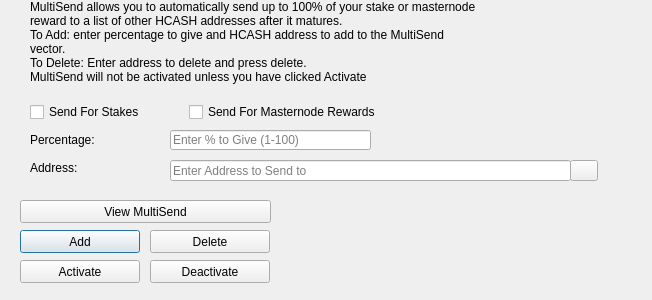
<?xml version="1.0" encoding="UTF-8"?>
<ui version="4.0">
 <class>MultiSendDialog</class>
 <widget class="QDialog" name="MultiSendDialog">
  <property name="windowModality">
   <enum>Qt::NonModal</enum>
  </property>
  <property name="geometry">
   <rect>
    <x>0</x>
    <y>0</y>
    <width>652</width>
    <height>300</height>
   </rect>
  </property>
  <property name="windowTitle">
   <string>MultiSend</string>
  </property>
  <widget class="QLineEdit" name="multiSendPercentEdit">
   <property name="geometry">
    <rect>
     <x>170</x>
     <y>130</y>
     <width>201</width>
     <height>20</height>
    </rect>
   </property>
   <property name="toolTip">
    <string>Enter whole numbers 1 - 100</string>
   </property>
   <property name="placeholderText">
    <string>Enter % to Give (1-100)</string>
   </property>
  </widget>
  <widget class="QLineEdit" name="multiSendAddressEdit">
   <property name="geometry">
    <rect>
     <x>170</x>
     <y>160</y>
     <width>401</width>
     <height>21</height>
    </rect>
   </property>
   <property name="toolTip">
    <string/>
   </property>
   <property name="placeholderText">
    <string>Enter Address to Send to</string>
   </property>
  </widget>
  <widget class="QLabel" name="label_2">
   <property name="geometry">
    <rect>
     <x>30</x>
     <y>0</y>
     <width>451</width>
     <height>121</height>
    </rect>
   </property>
   <property name="lineWidth">
    <number>1</number>
   </property>
   <property name="text">
    <string>MultiSend allows you to automatically send up to 100% of your stake or masternode reward to a list of other HCASH addresses after it matures.
To Add: enter percentage to give and HCASH address to add to the MultiSend vector.
To Delete: Enter address to delete and press delete.
MultiSend will not be activated unless you have clicked Activate</string>
   </property>
   <property name="alignment">
    <set>Qt::AlignLeading|Qt::AlignLeft|Qt::AlignTop</set>
   </property>
   <property name="wordWrap">
    <bool>true</bool>
   </property>
  </widget>
  <widget class="QLabel" name="message">
   <property name="geometry">
    <rect>
     <x>290</x>
     <y>200</y>
     <width>351</width>
     <height>91</height>
    </rect>
   </property>
   <property name="text">
    <string/>
   </property>
  </widget>
  <widget class="QPushButton" name="addButton">
   <property name="geometry">
    <rect>
     <x>20</x>
     <y>230</y>
     <width>120</width>
     <height>23</height>
    </rect>
   </property>
   <property name="toolTip">
    <string/>
   </property>
   <property name="statusTip">
    <string>Add to MultiSend Vector</string>
   </property>
   <property name="text">
    <string>Add</string>
   </property>
  </widget>
  <widget class="QPushButton" name="disableButton">
   <property name="geometry">
    <rect>
     <x>150</x>
     <y>260</y>
     <width>120</width>
     <height>23</height>
    </rect>
   </property>
   <property name="statusTip">
    <string>Deactivate MultiSend</string>
   </property>
   <property name="text">
    <string>Deactivate</string>
   </property>
  </widget>
  <widget class="QPushButton" name="addressBookButton">
   <property name="geometry">
    <rect>
     <x>570</x>
     <y>160</y>
     <width>28</width>
     <height>21</height>
    </rect>
   </property>
   <property name="toolTip">
    <string>Choose an address from the address book</string>
   </property>
   <property name="text">
    <string/>
   </property>
   <property name="icon">
    <iconset resource="../HCASH.qrc">
     <normaloff>:/icons/address-book</normaloff>:/icons/address-book</iconset>
   </property>
   <property name="shortcut">
    <string>Alt+A</string>
   </property>
   <property name="autoDefault">
    <bool>false</bool>
   </property>
  </widget>
  <widget class="QLabel" name="label">
   <property name="geometry">
    <rect>
     <x>30</x>
     <y>130</y>
     <width>121</width>
     <height>20</height>
    </rect>
   </property>
   <property name="toolTip">
    <string>Percentage of stake to send</string>
   </property>
   <property name="text">
    <string>Percentage:</string>
   </property>
  </widget>
  <widget class="QLabel" name="label_5">
   <property name="geometry">
    <rect>
     <x>30</x>
     <y>160</y>
     <width>111</width>
     <height>16</height>
    </rect>
   </property>
   <property name="toolTip">
    <string>Address to send portion of stake to</string>
   </property>
   <property name="text">
    <string>Address:</string>
   </property>
  </widget>
  <widget class="QPushButton" name="deleteButton">
   <property name="geometry">
    <rect>
     <x>150</x>
     <y>230</y>
     <width>120</width>
     <height>23</height>
    </rect>
   </property>
   <property name="toolTip">
    <string/>
   </property>
   <property name="statusTip">
    <string>Delete Address From MultiSend Vector</string>
   </property>
   <property name="text">
    <string>Delete</string>
   </property>
  </widget>
  <widget class="QPushButton" name="activateButton">
   <property name="geometry">
    <rect>
     <x>20</x>
     <y>260</y>
     <width>120</width>
     <height>23</height>
    </rect>
   </property>
   <property name="statusTip">
    <string>Activate MultiSend</string>
   </property>
   <property name="text">
    <string>Activate</string>
   </property>
  </widget>
  <widget class="QPushButton" name="viewButton">
   <property name="geometry">
    <rect>
     <x>20</x>
     <y>200</y>
     <width>251</width>
     <height>23</height>
    </rect>
   </property>
   <property name="toolTip">
    <string/>
   </property>
   <property name="statusTip">
    <string>View MultiSend Vector</string>
   </property>
   <property name="text">
    <string>View MultiSend</string>
   </property>
  </widget>
  <widget class="QWidget" name="horizontalLayoutWidget">
   <property name="geometry">
    <rect>
     <x>30</x>
     <y>100</y>
     <width>351</width>
     <height>24</height>
    </rect>
   </property>
   <layout class="QHBoxLayout" name="horizontalLayout">
    <item>
     <widget class="QCheckBox" name="multiSendStakeCheckBox">
      <property name="text">
       <string>Send For Stakes</string>
      </property>
     </widget>
    </item>
    <item>
     <widget class="QCheckBox" name="multiSendMasternodeCheckBox">
      <property name="text">
       <string>Send For Masternode Rewards</string>
      </property>
     </widget>
    </item>
   </layout>
  </widget>
 </widget>
 <resources>
  <include location="../HCASH.qrc"/>
 </resources>
 <connections/>
</ui>
